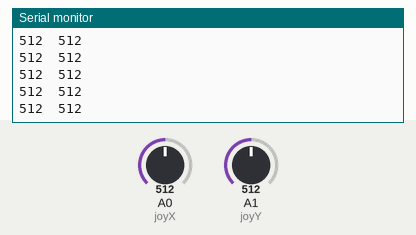
A sketch run on a simulated Arduino Uno, built with avr-gcc and run on an emulated ATmega328P. Shown: the last lines printed to the serial monitor. The test bench sets the inputs (shaded band); at power-on: A0 (joyX) = 512, A1 (joyY) = 512.

Above: at 1.2 s.
1.3 s: A0 (joyX) set to 716
At 2.0 s:
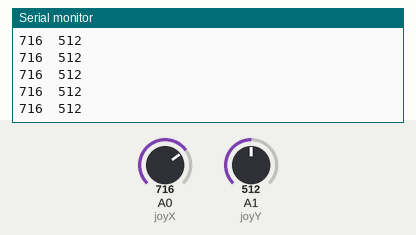
4.3 s: A1 (joyY) set to 716
At 5.1 s:
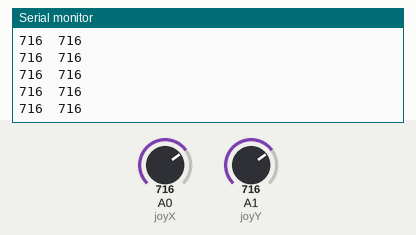
5.8 s: A0 (joyX) set to 900
At 6.5 s:
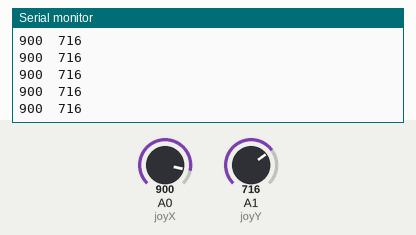
7.3 s: A1 (joyY) set to 900
At 8.2 s:
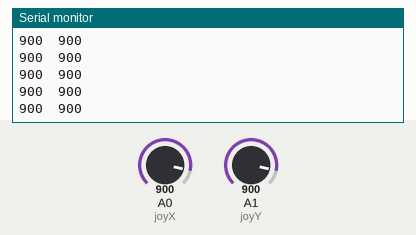
Timing chart, 0 to 9.8 s (numbered marks = the images above; inputs shaded):
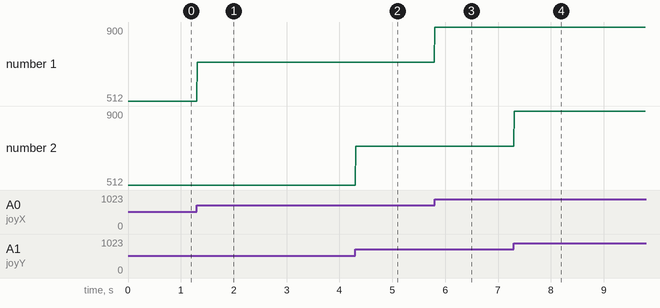

The sketch:

joystick_test.ino
```cpp
#define joyX A0
#define joyY A1

void setup() {
  Serial.begin(9600);
}

void loop() {
  int xValue = analogRead(joyX);
  int yValue = analogRead(joyY);

  Serial.print(xValue);
  Serial.print("\t");
  Serial.println(yValue);
  delay(10);
}
```

Measured:
- after the input at 1.3 s, the serial monitor: prints a new line at once (image 1)
- after the input at 4.3 s, the serial monitor: prints a new line at once (image 2)
- after the input at 5.8 s, the serial monitor: prints a new line at once (image 3)
- after the input at 7.3 s, the serial monitor: prints a new line at once (image 4)
- plotted number 1: 512 → 716 after the input at 1.3 s, 716 → 900 after the input at 5.8 s
